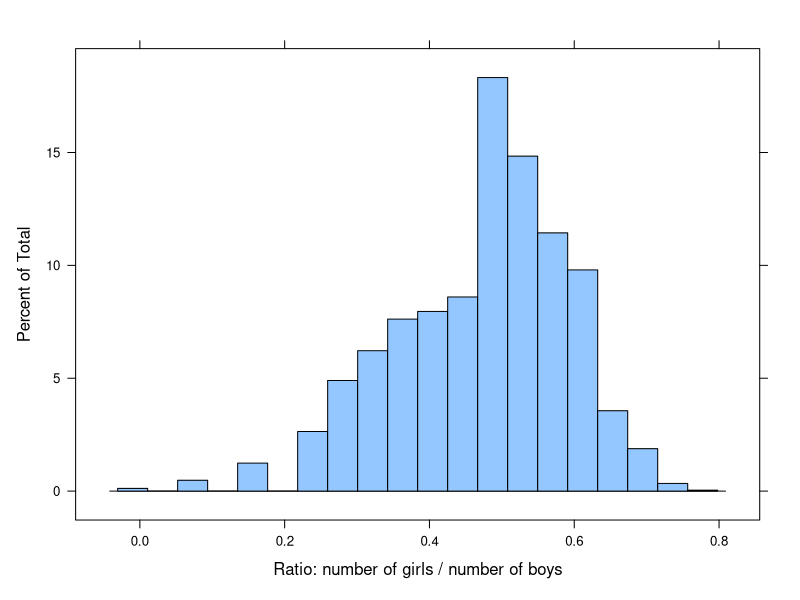

This chart was generated by the following R code:
library(purrr)
library(lattice)

birth_ratio <- function(N) {
  ## 1 if new-born was a boy and 0 if new-born was a girl
  sex <- sample(0:1, N, replace = TRUE)
  k = length(which(sex == 0))
  n_girl = k
  n_boy = N - k
  while (k != 0){
    sex <- sample(0:1, k, replace = TRUE)
    k_new = length(which(sex == 0));
    n_boy <- n_boy + k - k_new;
    n_girl <- n_girl + k_new;
    k = k_new
  }
  return(n_girl/(n_girl + n_boy))
}

mean(as.numeric(purrr::map(rep(10,5000), birth_ratio)))
histogram(as.numeric(purrr::map(rep(10,5000), birth_ratio)), xlab = 'Ratio: number of girls / number of boys', n = 20)
